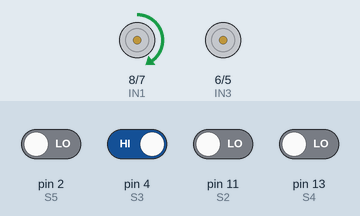
This sketch was run on a simulated Arduino Uno, built with avr-gcc and run on an emulated ATmega328P. On the bench: motor-driver pin pairs drawn as motors (green arrow = first pin HIGH = forward, orange = second pin HIGH = backward, longer = more drive, scaled by the enable pin). The inputs (shaded band) are chosen by the test bench; at power-on: pin 4 (S3) HIGH, pin 2 (S5), pin 11 (S2), pin 13 (S4) LOW.

Above: at 1.2 s.
1.3 s: pin 4 (S3) driven LOW
At 1.8 s:
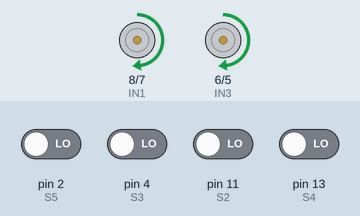
2.8 s: pin 4 (S3) driven HIGH and pin 11 (S2) driven HIGH
At 4.0 s:
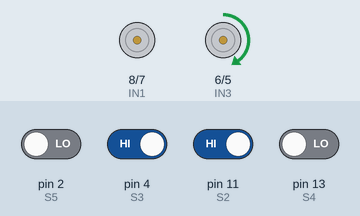
4.3 s: pin 11 (S2) driven LOW
At 5.3 s:
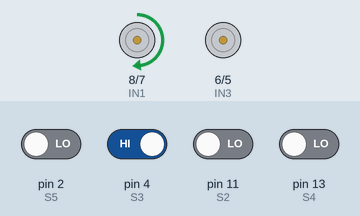
5.8 s: pin 11 (S2) driven HIGH
At 6.4 s:
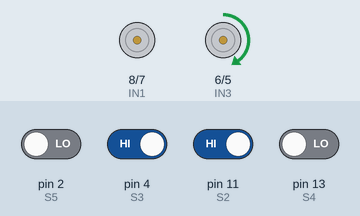
7.3 s: pin 13 (S4) driven HIGH
At 8.5 s:
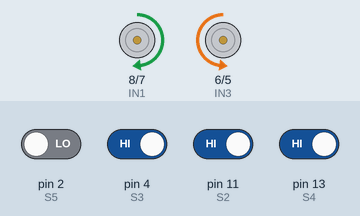
8.8 s: pin 13 (S4) driven LOW
At 9.9 s:
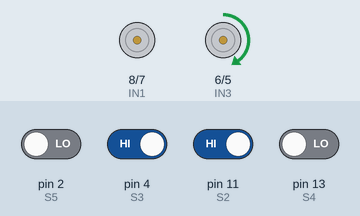
Timing chart, 0 to 11.3 s (numbered marks = the images above; inputs shaded):
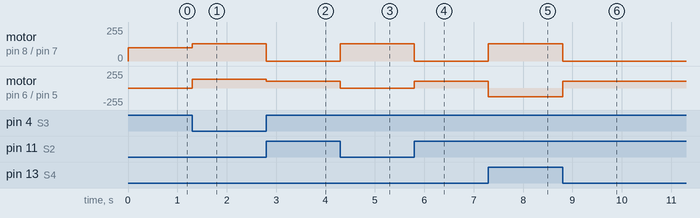

The sketch:

LineFollowerRobot.ino
```cpp
/*
  5-Channel Line Follower Robot using HCRT5000 Sensors and L298N Motor Driver
  --------------------------------------------------------------------------
  This Arduino sketch controls a line follower robot using 5 HCRT5000 infrared
  sensors, two brushed DC motors, and an L298N motor driver.

  Hardware:
    - Arduino Uno / Nano / Mega
    - 5 x HCRT5000 Infrared Sensors (S1-S5)
    - 2 x Brushed DC Motors
    - L298N Motor Driver Module
    - Jumper wires & power supply

  Pin Configuration:
    Motor A: ENA (9), IN1 (8), IN2 (7)
    Motor B: ENB (10), IN3 (6), IN4 (5)
    Sensors: S1 (12), S2 (11), S3 (4), S4 (13), S5 (2)

  Functionality:
    - Robot moves forward when center sensor detects the line
    - Slight turns when side sensors detect line
    - Stops if no sensor detects the line
*/

#define ENA 9   // Motor A speed
#define IN1 8   // Motor A direction 1
#define IN2 7   // Motor A direction 2
#define IN3 6   // Motor B direction 1
#define IN4 5   // Motor B direction 2
#define ENB 10  // Motor B speed

#define S1 12
#define S2 11
#define S3 4
#define S4 13
#define S5 2

void setup() {
  pinMode(S1, INPUT);
  pinMode(S2, INPUT);
  pinMode(S3, INPUT);
  pinMode(S4, INPUT);
  pinMode(S5, INPUT);

  pinMode(ENA, OUTPUT);
  pinMode(IN1, OUTPUT);
  pinMode(IN2, OUTPUT);
  pinMode(IN3, OUTPUT);
  pinMode(IN4, OUTPUT);
  pinMode(ENB, OUTPUT);
}

void loop() {
  if (digitalRead(S3) == LOW) {
    moveForward(130);
  } else if (digitalRead(S2) == LOW) {
    turnLeftSlight(100);
  } else if (digitalRead(S4) == LOW) {
    turnRightSlight(100);
  } else if (digitalRead(S5) == LOW) {
    turnLeftSharp(130);
  } else if (digitalRead(S1) == LOW) {
    turnRightSharp(130);
  } else {
    stopRobot();
  }
}

void moveForward(int speed) {
  digitalWrite(IN1, HIGH);
  digitalWrite(IN2, LOW);
  digitalWrite(IN3, HIGH);
  digitalWrite(IN4, LOW);
  analogWrite(ENA, speed);
  analogWrite(ENB, speed);
}

void turnLeftSharp(int speed) {
  digitalWrite(IN1, HIGH);
  digitalWrite(IN2, LOW);
  digitalWrite(IN3, LOW);
  digitalWrite(IN4, HIGH);
  analogWrite(ENA, speed);
  analogWrite(ENB, speed);
}

void turnRightSharp(int speed) {
  digitalWrite(IN1, LOW);
  digitalWrite(IN2, HIGH);
  digitalWrite(IN3, HIGH);
  digitalWrite(IN4, LOW);
  analogWrite(ENA, speed);
  analogWrite(ENB, speed);
}

void turnLeftSlight(int speed) {
  digitalWrite(IN1, HIGH);
  digitalWrite(IN2, LOW);
  digitalWrite(IN3, LOW);
  digitalWrite(IN4, HIGH);
  analogWrite(ENA, speed);
  analogWrite(ENB, 0);
}

void turnRightSlight(int speed) {
  digitalWrite(IN1, LOW);
  digitalWrite(IN2, HIGH);
  digitalWrite(IN3, HIGH);
  digitalWrite(IN4, LOW);
  analogWrite(ENA, 0);
  analogWrite(ENB, speed);
}

void stopRobot() {
  digitalWrite(IN1, LOW);
  digitalWrite(IN2, LOW);
  digitalWrite(IN3, LOW);
  digitalWrite(IN4, LOW);
  analogWrite(ENA, 0);
  analogWrite(ENB, 0);
}
```

Measured:
- after the input at 1.3 s, motor on pin 8 (IN1) / pin 7 (IN2): forward 100/255 → forward 130/255 at once; motor on pin 6 (IN3) / pin 5 (IN4): stopped → forward 130/255 at once
- after the input at 2.8 s, motor on pin 8 (IN1) / pin 7 (IN2): forward 130/255 → stopped at once; motor on pin 6 (IN3) / pin 5 (IN4): forward 130/255 → forward 100/255 at once
- after the input at 4.3 s, motor on pin 8 (IN1) / pin 7 (IN2): stopped → forward 130/255 at once; motor on pin 6 (IN3) / pin 5 (IN4): forward 100/255 → stopped at once
- after the input at 5.8 s, motor on pin 8 (IN1) / pin 7 (IN2): forward 130/255 → stopped at once; motor on pin 6 (IN3) / pin 5 (IN4): stopped → forward 100/255 at once
- after the input at 7.3 s, motor on pin 8 (IN1) / pin 7 (IN2): stopped → forward 130/255 at once; motor on pin 6 (IN3) / pin 5 (IN4): forward 100/255 → backward 130/255 at once
- after the input at 8.8 s, motor on pin 8 (IN1) / pin 7 (IN2): forward 130/255 → stopped at once; motor on pin 6 (IN3) / pin 5 (IN4): backward 130/255 → forward 100/255 at once
